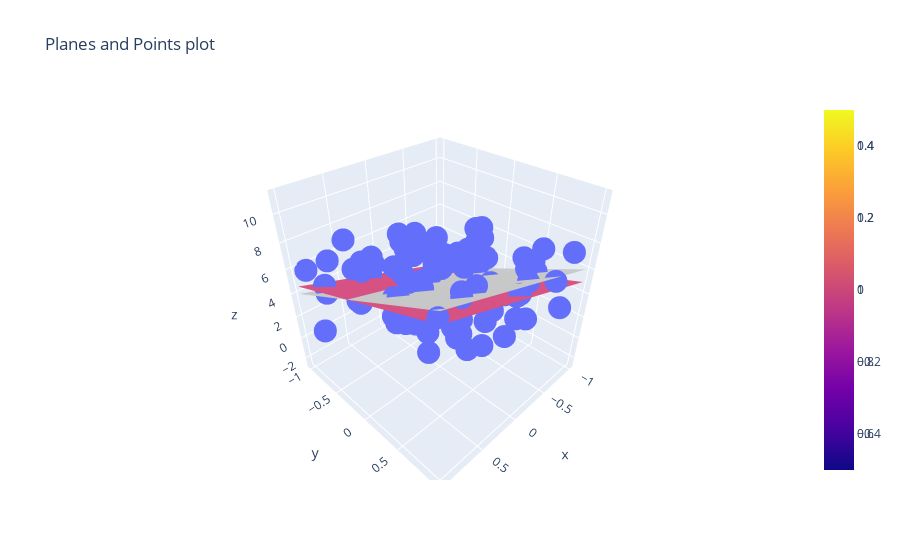

This figure's notebook cell:
### Code cell
a=[5, 2,3]
epsilon= 4

x =  (2 *rng.rand(100) -1)
y =  (2 *rng.rand(100) -1)
z = a[1] * x  + a[2]*y  + a[0] + epsilon*(2 *rng.rand(100) -1)

X= np.stack((np.ones(x.size),x[ :] ,y[ :]), axis=1)
print(X.shape)

theta = (np.linalg.inv(X.T @ X) @ X.T)@ z



z_pred= theta[1] * x  + theta[2]*y + theta[0]


z_true= a[1] * x  + a[2]*y + a[0]
error= (z- z_pred)
mean_square_error= np.sqrt(error@error)/100
print( "training error =", mean_square_error)
print("theta=",theta, "a=", a )

plot_planes_and_points(
    m1=[5,2,3],
    m2=theta,
    x_input=x,
    y_input=y,
    z_input=z,
    lim=1
)
